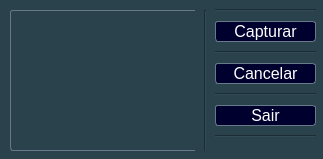
<?xml version="1.0" encoding="UTF-8"?>
<ui version="4.0">
 <class>frmcapturaimagemcliente</class>
 <widget class="QWidget" name="frmcapturaimagemcliente">
  <property name="windowModality">
   <enum>Qt::ApplicationModal</enum>
  </property>
  <property name="geometry">
   <rect>
    <x>0</x>
    <y>0</y>
    <width>323</width>
    <height>159</height>
   </rect>
  </property>
  <property name="focusPolicy">
   <enum>Qt::StrongFocus</enum>
  </property>
  <property name="windowTitle">
   <string>Emite Foto do Cliente</string>
  </property>
  <property name="windowIcon">
   <iconset>
    <normaloff>../../imagens/icon-cachorro-marrom-30.png</normaloff>../../imagens/icon-cachorro-marrom-30.png</iconset>
  </property>
  <property name="styleSheet">
   <string notr="true">background-color:rgb(42, 66, 76);</string>
  </property>
  <widget class="QLabel" name="fotoimagemcamera">
   <property name="geometry">
    <rect>
     <x>10</x>
     <y>10</y>
     <width>191</width>
     <height>141</height>
    </rect>
   </property>
   <property name="minimumSize">
    <size>
     <width>0</width>
     <height>0</height>
    </size>
   </property>
   <property name="maximumSize">
    <size>
     <width>500</width>
     <height>500</height>
    </size>
   </property>
   <property name="styleSheet">
    <string notr="true">color: rgb(255, 255, 255);
        background-color: transparent;
        border-style: solid;
        border-width: 1px;
        border-color: rgb(103, 120, 138);
border-radius:3px;</string>
   </property>
   <property name="text">
    <string/>
   </property>
  </widget>
  <widget class="QWidget" name="verticalLayoutWidget">
   <property name="geometry">
    <rect>
     <x>215</x>
     <y>6</y>
     <width>101</width>
     <height>141</height>
    </rect>
   </property>
   <layout class="QVBoxLayout" name="verticalLayout">
    <item>
     <widget class="Line" name="line">
      <property name="orientation">
       <enum>Qt::Horizontal</enum>
      </property>
     </widget>
    </item>
    <item>
     <widget class="QPushButton" name="btn_capturar">
      <property name="font">
       <font>
        <pointsize>12</pointsize>
       </font>
      </property>
      <property name="cursor">
       <cursorShape>PointingHandCursor</cursorShape>
      </property>
      <property name="styleSheet">
       <string notr="true">QPushButton{
color:rgb(255,255, 255);
background-color: rgb(0, 0, 47);
        border-style: solid;
        border-width: 1px;
        border-color: rgb(103, 120, 138);
border-radius:3px}

QPushButton:hover{
color: rgb(0, 0, 47);
background-color: rgb(192, 206, 255);
        border-style: solid;
        border-width: 1px;
        border-color: rgb(103, 120, 138);
border-radius:3px}

QPushButton:pressed {
    background-color: qradialgradient(cx: 0.5, cy: 0.5, radius: 1, fx: 0.5, fy: 0.5,
        stop: 0 rgb(255, 255, 255));
    border-color: rgb(0, 0, 47);
border-radius:3px}
</string>
      </property>
      <property name="text">
       <string>Capturar</string>
      </property>
      <property name="icon">
       <iconset>
        <normaloff>../../imagens/icon-add.png</normaloff>../../imagens/icon-add.png</iconset>
      </property>
     </widget>
    </item>
    <item>
     <widget class="Line" name="line_2">
      <property name="orientation">
       <enum>Qt::Horizontal</enum>
      </property>
     </widget>
    </item>
    <item>
     <widget class="QPushButton" name="btn_cancelar_imagem">
      <property name="font">
       <font>
        <pointsize>12</pointsize>
       </font>
      </property>
      <property name="cursor">
       <cursorShape>PointingHandCursor</cursorShape>
      </property>
      <property name="styleSheet">
       <string notr="true">QPushButton{
color:rgb(255,255, 255);
background-color: rgb(0, 0, 47);
        border-style: solid;
        border-width: 1px;
        border-color: rgb(103, 120, 138);
border-radius:3px}

QPushButton:hover{
color: rgb(0, 0, 47);
background-color: rgb(192, 206, 255);
        border-style: solid;
        border-width: 1px;
        border-color: rgb(103, 120, 138);
border-radius:3px}

QPushButton:pressed {
    background-color: qradialgradient(cx: 0.5, cy: 0.5, radius: 1, fx: 0.5, fy: 0.5,
        stop: 0 rgb(255, 255, 255));
    border-color: rgb(0, 0, 47);
border-radius:3px}
</string>
      </property>
      <property name="text">
       <string>Cancelar</string>
      </property>
      <property name="icon">
       <iconset>
        <normaloff>../../imagens/icon-add.png</normaloff>../../imagens/icon-add.png</iconset>
      </property>
     </widget>
    </item>
    <item>
     <widget class="Line" name="line_4">
      <property name="orientation">
       <enum>Qt::Horizontal</enum>
      </property>
     </widget>
    </item>
    <item>
     <widget class="QPushButton" name="btn_sair_imagem">
      <property name="font">
       <font>
        <pointsize>12</pointsize>
       </font>
      </property>
      <property name="cursor">
       <cursorShape>PointingHandCursor</cursorShape>
      </property>
      <property name="styleSheet">
       <string notr="true">QPushButton{
color:rgb(255,255, 255);
background-color: rgb(0, 0, 47);
        border-style: solid;
        border-width: 1px;
        border-color: rgb(103, 120, 138);
border-radius:3px}

QPushButton:hover{
color: rgb(0, 0, 47);
background-color: rgb(192, 206, 255);
        border-style: solid;
        border-width: 1px;
        border-color: rgb(103, 120, 138);
border-radius:3px}

QPushButton:pressed {
    background-color: qradialgradient(cx: 0.5, cy: 0.5, radius: 1, fx: 0.5, fy: 0.5,
        stop: 0 rgb(255, 255, 255));
    border-color: rgb(0, 0, 47);
border-radius:3px}

</string>
      </property>
      <property name="text">
       <string>Sair</string>
      </property>
      <property name="icon">
       <iconset>
        <normaloff>../../imagens/icons-sinal-saída.png</normaloff>../../imagens/icons-sinal-saída.png</iconset>
      </property>
     </widget>
    </item>
    <item>
     <widget class="Line" name="line_3">
      <property name="orientation">
       <enum>Qt::Horizontal</enum>
      </property>
     </widget>
    </item>
   </layout>
  </widget>
  <widget class="Line" name="line_5">
   <property name="geometry">
    <rect>
     <x>195</x>
     <y>10</y>
     <width>20</width>
     <height>141</height>
    </rect>
   </property>
   <property name="orientation">
    <enum>Qt::Vertical</enum>
   </property>
  </widget>
 </widget>
 <resources/>
 <connections/>
</ui>
